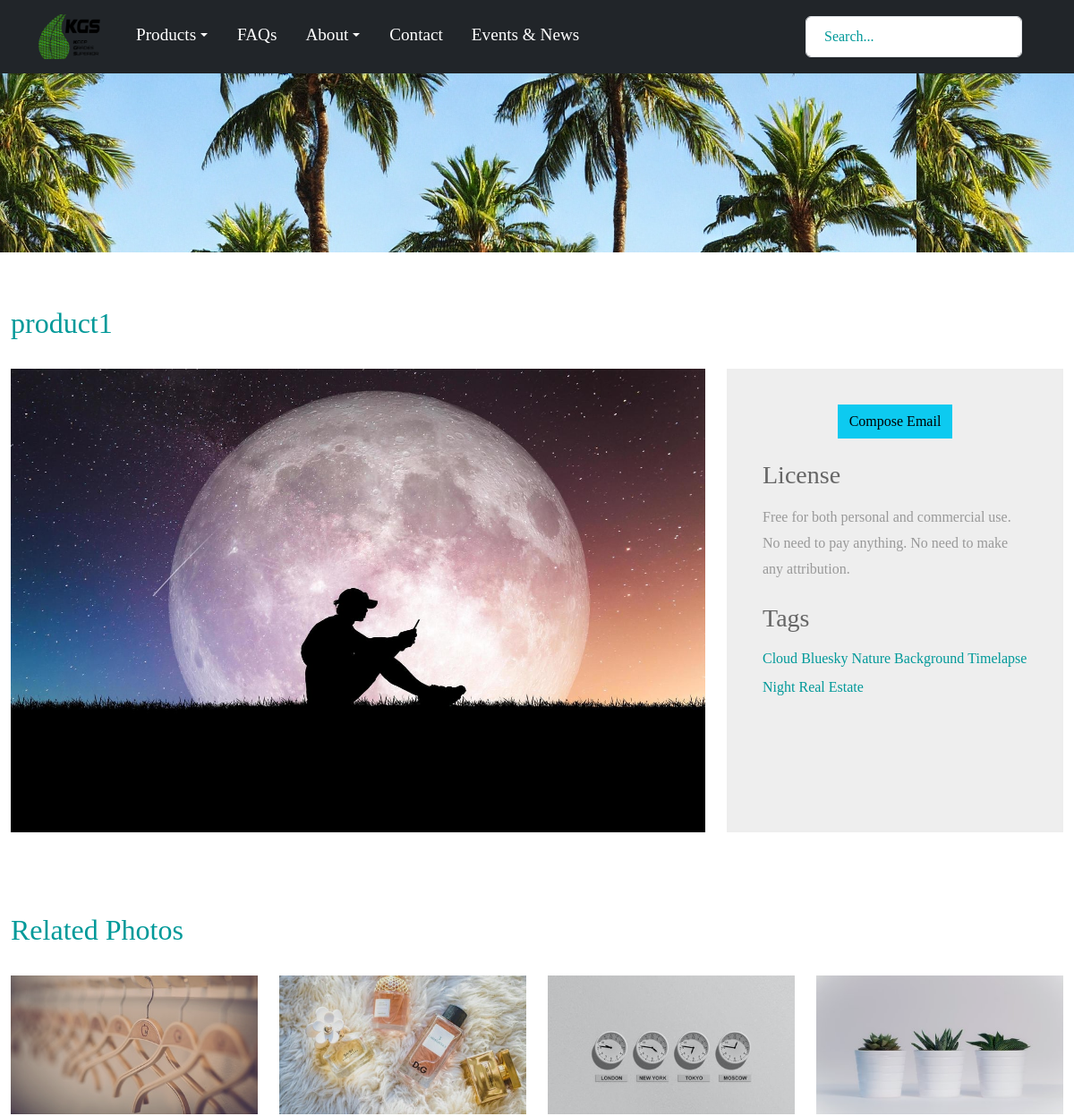
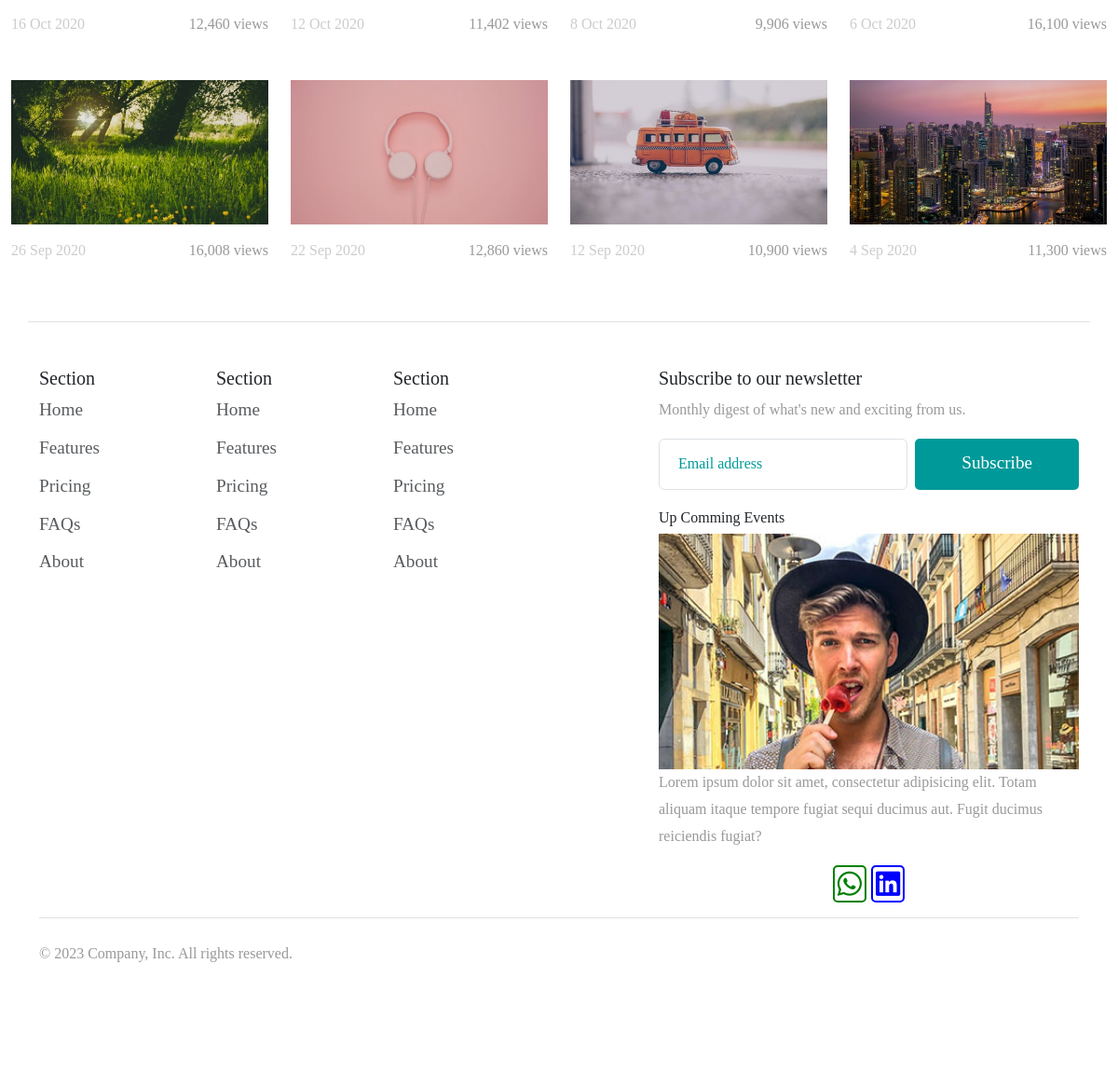
Screenshot of /seeproduct/1/ with the database file from the repository (2 pictures, top to bottom).
### enapp/models.py (models this page shows, shortened)
class Product(models.Model):
    name=models.CharField(max_length=100)
    description=models.TextField(max_length=500)
    image=models.ImageField(upload_to="mediafiles/product/")
    category=models.ForeignKey(Category,on_delete=models.CASCADE,related_name='products')
    type=models.ForeignKey(Type,on_delete=models.CASCADE,related_name="products")
    price=models.DecimalField(max_digits=8,decimal_places=2)
    created_at=models.DateTimeField(auto_now_add=True)

### enapp/views.py (the view)
# urls.py: path('seeproduct/<int:id>/',views.seeproduct,name="seeproduct"),
def seeproduct(request:HttpRequest,id):
    product=Product.objects.get(pk=id)
    return render(request,"productDetail.html",{
        "product":product
    })

### enapp/templates/productDetail.html (shortened to what this page needs)
{% extends 'baseEn.html' %} {% load static %} {% block content %}
<div
  class="tm-hero"
  style="background-image: url({% static 'img/output.jpg' %})"
></div>
<div class="container-fluid tm-container-content tm-mt-60">
  <div class="row mb-4">
    <h2 class="col-12 tm-text-primary">{{product.name}}</h2>
  </div>
  <div class="row tm-mb-90">
    <div class="col-xl-8 col-lg-7 col-md-6 col-sm-12">
      <img src="{{product.image.url}}" alt="Image" class="img-fluid" />
    </div>
    <div class="col-xl-4 col-lg-5 col-md-6 col-sm-12">
      <div class="tm-bg-gray tm-video-details">
        <div class="d-flex justify-content-center">
          <button type="button" class="btn btn-info">
            <a
              style="color: black"
              href="https://mail.google.com/mail/u/0/?view=cm&fs=1&to=hasan84heydari@gmail.com"
              target="_blank"
              >Compose Email</a
            >
          </button>
        </div>
        <div class="mb-4">
          <h3 class="tm-text-gray-dark mb-3">License</h3>
          <p>
            Free for both personal and commercial use. No need to pay anything.
            No need to make any attribution.
          </p>
        </div>
        <div>
          <h3 class="tm-text-gray-dark mb-3">Tags</h3>
          <a href="#" class="tm-text-primary mr-4 mb-2 d-inline-block">Cloud</a>
          <a href="#" class="tm-text-primary mr-4 mb-2 d-inline-block"
            >Bluesky</a
          >
          <a href="#" class="tm-text-primary mr-4 mb-2 d-inline-block"
            >Nature</a
          >
          <a href="#" class="tm-text-primary mr-4 mb-2 d-inline-block"
            >Background</a
          >
          <a href="#" class="tm-text-primary mr-4 mb-2 d-inline-block"
            >Timelapse</a
          >
          <a href="#" class="tm-text-primary mr-4 mb-2 d-inline-block">Night</a>
          <a href="#" class="tm-text-primary mr-4 mb-2 d-inline-block"
            >Real Estate</a
          >
        </div>
      </div>
    </div>
  </div>
  <div class="row mb-4">
    <h2 class="col-12 tm-text-primary">Related Photos</h2>
  </div>
  <div class="row mb-3 tm-gallery">
    <div class="col-xl-3 col-lg-4 col-md-6 col-sm-6 col-12 mb-5">
      <figure class="effect-ming tm-video-item">
        <img
          src="{% static 'img/img-01.jpg' %}"
          alt="Image"
          class="img-fluid"
        />
        <figcaption class="d-flex align-items-center justify-content-center">
        </figcaption>
      </figure>
      <div class="d-flex justify-content-between tm-text-gray">
        <span class="tm-text-gray-light">16 Oct 2020</span>
        <span>12,460 views</span>
      </div>
    </div>
    <div class="col-xl-3 col-lg-4 col-md-6 col-sm-6 col-12 mb-5">
      <figure class="effect-ming tm-video-item">
        <img
          src="{% static 'img/img-02.jpg' %}"
          alt="Image"
          class="img-fluid"
        />
        <figcaption class="d-flex align-items-center justify-content-center">
        </figcaption>
      </figure>
      <div class="d-flex justify-content-between tm-text-gray">
        <span class="tm-text-gray-light">12 Oct 2020</span>
        <span>11,402 views</span>
      </div>
    </div>
    <div class="col-xl-3 col-lg-4 col-md-6 col-sm-6 col-12 mb-5">
      <figure class="effect-ming tm-video-item">
        <img
          src="{% static 'img/img-03.jpg' %}"
          alt="Image"
          class="img-fluid"
        />
        <figcaption class="d-flex align-items-center justify-content-center">
        </figcaption>
      </figure>
      <div class="d-flex justify-content-between tm-text-gray">
        <span class="tm-text-gray-light">8 Oct 2020</span>
        <span>9,906 views</span>
      </div>
    </div>
    <div class="col-xl-3 col-lg-4 col-md-6 col-sm-6 col-12 mb-5">
      <figure class="effect-ming tm-video-item">
        <img
          src="{% static 'img/img-04.jpg' %}"
          alt="Image"
          class="img-fluid"
        />
        <figcaption class="d-flex align-items-center justify-content-center">
        </figcaption>
      </figure>
      <div class="d-flex justify-content-between tm-text-gray">
        <span class="tm-text-gray-light">6 Oct 2020</span>
        <span>16,100 views</span>
      </div>
    </div>
    <div class="col-xl-3 col-lg-4 col-md-6 col-sm-6 col-12 mb-5">
      <figure class="effect-ming tm-video-item">
        <img
          src="{% static 'img/img-05.jpg' %}"
          alt="Image"
          class="img-fluid"
        />
        <figcaption class="d-flex align-items-center justify-content-center">
        </figcaption>
      </figure>
      <div class="d-flex justify-content-between tm-text-gray">
        <span class="tm-text-gray-light">26 Sep 2020</span>
        <span>16,008 views</span>
      </div>
    </div>
    <div class="col-xl-3 col-lg-4 col-md-6 col-sm-6 col-12 mb-5">
      <figure class="effect-ming tm-video-item">
        <img
          src="{% static 'img/img-06.jpg' %}"
          alt="Image"
          class="img-fluid"
        />
        <figcaption class="d-flex align-items-center justify-content-center">
        </figcaption>
      </figure>
      <div class="d-flex justify-content-between tm-text-gray">
        <span class="tm-text-gray-light">22 Sep 2020</span>
        <span>12,860 views</span>
      </div>
    </div>
    <div class="col-xl-3 col-lg-4 col-md-6 col-sm-6 col-12 mb-5">
      <figure class="effect-ming tm-video-item">
        <img
          src="{% static 'img/img-07.jpg' %}"
          alt="Image"
          class="img-fluid"
        />
        <figcaption class="d-flex align-items-center justify-content-center">
        </figcaption>
      </figure>
      <div class="d-flex justify-content-between tm-text-gray">
        <span class="tm-text-gray-light">12 Sep 2020</span>
        <span>10,900 views</span>
      </div>
    </div>
    <div class="col-xl-3 col-lg-4 col-md-6 col-sm-6 col-12 mb-5">
      <figure class="effect-ming tm-video-item">
        <img
          src="{% static 'img/img-08.jpg' %}"
          alt="Image"
          class="img-fluid"
        />
        <figcaption class="d-flex align-items-center justify-content-center">
        </figcaption>
      </figure>
      <div class="d-flex justify-content-between tm-text-gray">
        <span class="tm-text-gray-light">4 Sep 2020</span>
        <span>11,300 views</span>
      </div>
    </div>
  </div>
</div>
{% endblock %}

### static/css/style.css (style rules this page uses)
body { font-family: "Exo_2"; }
img { object-fit: cover; }
:root { --lerp-0: 1; --lerp-1: 0.5787037; --lerp-2: 0.2962963; --lerp-3: 0.125; }

### static/css/product.css (style rules this page uses)
p { line-height: 1.8; }
a { text-decoration: none; transition: all 0.3s ease; }
.container-fluid { max-width: 1770px; }
.btn { border-radius: 0; }
.tm-hero { min-height: 200px; background: transparent; background-size: cover; background-repeat: no-repeat; }
.tm-mt-60 { margin-top: 60px; }
.tm-mb-90 { margin-bottom: 90px; }
.tm-text-primary { color: #009999; }
.tm-bg-gray { background-color: #EEEEEE; }
p, .tm-text-gray { color: #999; }
.tm-text-gray-light { color: #CCC; }
.tm-text-gray-dark { color: #666; }
.tm-video-item { position: relative; overflow: hidden; text-align: center; cursor: pointer; }
.tm-video-item img { position: relative; display: block; min-height: 100%; max-width: 100%; opacity: 0.8; }
.tm-video-item figcaption { padding: 2em; color: #fff; text-transform: uppercase; font-size: 1.25em; -webkit-backface-visibility: hidden; backface-visibility: hidden; }
.tm-video-item figcaption::before, .tm-video-item figcaption::after { pointer-events: none; }
.tm-video-item figcaption, .tm-video-item figcaption>a { position: absolute; top: 0; left: 0; width: 100%; height: 100%; }
figure.effect-ming { background: #030c17; }
figure.effect-ming img { opacity: 0.9; -webkit-transition: opacity 0.35s; transition: opacity 0.35s; }
figure.effect-ming figcaption::before { position: absolute; top: 30px; right: 30px; bottom: 30px; left: 30px; border: 2px solid #fff; box-shadow: 0 0 0 30px rgba(255, 255, 255, 0.2); content: ''; opacity: 0; -webkit-transition: opacity 0.35s, -webkit-transform 0.35s; transition: opacity 0.35s, transform 0.35s; -webkit-transform: scale3d(1.4, 1.4, 1); transform: scale3d(1.4, 1.4, 1); }
.tm-video-details { height: 100%; padding: 40px; }

### static/css/templatemo-style.css (style rules this page uses)
p { line-height: 1.8; }
a { text-decoration: none; transition: all 0.3s ease; }
.container-fluid { max-width: 1770px; }
.btn { border-radius: 0; }
.tm-hero { min-height: 200px; background: transparent; }
.tm-mt-60 { margin-top: 60px; }
.tm-mb-90 { margin-bottom: 90px; }
.tm-text-primary { color: #009999; }
.tm-bg-gray { background-color: #EEEEEE; }
p, .tm-text-gray { color: #999; }
.tm-text-gray-light { color: #CCC; }
.tm-text-gray-dark { color: #666; }
.tm-video-item { position: relative; overflow: hidden; text-align: center; cursor: pointer; }
.tm-video-item img { position: relative; display: block; min-height: 100%; max-width: 100%; opacity: 0.8; }
.tm-video-item figcaption { padding: 2em; color: #fff; text-transform: uppercase; font-size: 1.25em; -webkit-backface-visibility: hidden; backface-visibility: hidden; }
.tm-video-item figcaption::before, .tm-video-item figcaption::after { pointer-events: none; }
.tm-video-item figcaption, .tm-video-item figcaption > a { position: absolute; top: 0; left: 0; width: 100%; height: 100%; }
figure.effect-ming { background: #030c17; }
figure.effect-ming img { opacity: 0.9; -webkit-transition: opacity 0.35s; transition: opacity 0.35s; }
figure.effect-ming figcaption::before { position: absolute; top: 30px; right: 30px; bottom: 30px; left: 30px; border: 2px solid #fff; box-shadow: 0 0 0 30px rgba(255,255,255,0.2); content: ''; opacity: 0; -webkit-transition: opacity 0.35s, -webkit-transform 0.35s; transition: opacity 0.35s, transform 0.35s; -webkit-transform: scale3d(1.4,1.4,1); transform: scale3d(1.4,1.4,1); }
.tm-video-details { height: 100%; padding: 40px; }

### rows the page displays
Product: name "product1", image (picture)
